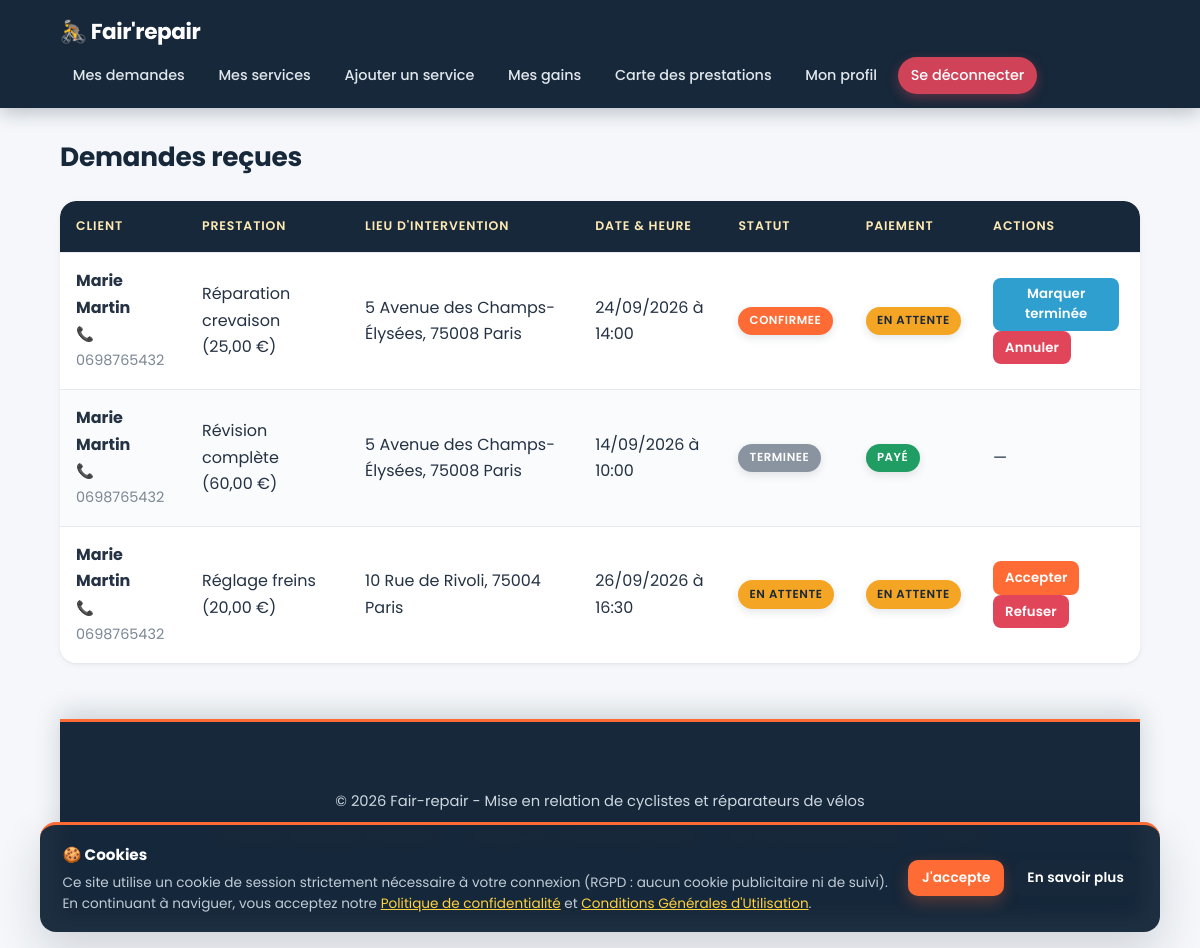
Page /mes_demandes.php (signed in) on the committed database.
### tables this page shows
CREATE TABLE `reservations` (
  `id` int unsigned NOT NULL AUTO_INCREMENT,
  `client_id` int unsigned NOT NULL,
  `service_id` int unsigned NOT NULL,
  `adresse` varchar(255) NOT NULL,
  `code_postal` varchar(10) NOT NULL,
  `ville` varchar(100) NOT NULL,
  `date_intervention` date NOT NULL,
  `heure_intervention` time NOT NULL,
  `type` enum('immediate','planifiee') NOT NULL DEFAULT 'planifiee',
  `statut` enum('en_attente','confirmee','annulee','terminee') NOT NULL DEFAULT 'en_attente',
  `montant` decimal(10,2) NOT NULL,
  `created_at` timestamp NULL DEFAULT CURRENT_TIMESTAMP,
  `updated_at` timestamp NULL DEFAULT CURRENT_TIMESTAMP ON UPDATE CURRENT_TIMESTAMP,
  PRIMARY KEY (`id`),
  KEY `idx_client` (`client_id`),
  KEY `idx_service` (`service_id`),
  KEY `idx_statut` (`statut`),
  CONSTRAINT `fk_reserv_client` FOREIGN KEY (`client_id`) REFERENCES `users` (`id`) ON DELETE CASCADE,
  CONSTRAINT `fk_reserv_service` FOREIGN KEY (`service_id`) REFERENCES `services` (`id`) ON DELETE CASCADE
);

CREATE TABLE `users` (
  `id` int unsigned NOT NULL AUTO_INCREMENT,
  `prenom` varchar(100) NOT NULL,
  `nom` varchar(100) NOT NULL,
  `adresse` varchar(255) NOT NULL,
  `code_postal` varchar(10) NOT NULL,
  `ville` varchar(100) NOT NULL,
  `email` varchar(190) NOT NULL,
  `telephone` varchar(20) NOT NULL,
  `mot_de_passe` varchar(255) NOT NULL,
  `reset_token` varchar(255) DEFAULT NULL,
  `reset_expires` datetime DEFAULT NULL,
  `role` enum('client','reparateur') NOT NULL DEFAULT 'client',
  `latitude` decimal(10,7) DEFAULT NULL,
  `longitude` decimal(10,7) DEFAULT NULL,
  `created_at` timestamp NULL DEFAULT CURRENT_TIMESTAMP,
  `updated_at` timestamp NULL DEFAULT CURRENT_TIMESTAMP ON UPDATE CURRENT_TIMESTAMP,
  PRIMARY KEY (`id`),
  UNIQUE KEY `email` (`email`),
  KEY `idx_role` (`role`),
  KEY `idx_ville` (`ville`)
);

CREATE TABLE `services` (
  `id` int unsigned NOT NULL AUTO_INCREMENT,
  `user_id` int unsigned NOT NULL,
  `titre` varchar(150) NOT NULL,
  `description` text NOT NULL,
  `tarif` decimal(10,2) NOT NULL,
  `rayon` int unsigned NOT NULL DEFAULT '10',
  `image` varchar(255) DEFAULT NULL,
  `created_at` timestamp NULL DEFAULT CURRENT_TIMESTAMP,
  `updated_at` timestamp NULL DEFAULT CURRENT_TIMESTAMP ON UPDATE CURRENT_TIMESTAMP,
  PRIMARY KEY (`id`),
  KEY `idx_user` (`user_id`),
  CONSTRAINT `fk_services_user` FOREIGN KEY (`user_id`) REFERENCES `users` (`id`) ON DELETE CASCADE
);

### mes_demandes.php (the view, shortened to what this page needs)
<?php
require_once 'db.php';
$reparateur_id = $_SESSION['user_id'];
$stmt = $pdo->prepare("
    SELECT r.*, s.titre, u.prenom AS client_prenom, u.nom AS client_nom, u.telephone AS client_tel,
           p.id AS paiement_id, p.statut AS paiement_statut
    FROM reservations r
    JOIN services s ON r.service_id = s.id
    JOIN users u ON r.client_id = u.id
    LEFT JOIN paiements p ON p.reservation_id = r.id
    WHERE s.user_id = ?
    ORDER BY r.created_at DESC
");
$stmt->execute([$reparateur_id]);
$demandes = $stmt->fetchAll();
require_once 'header.php';
?>
<div class="top-bar">
    <h1>Demandes reçues</h1>
</div>
<?php if (empty($demandes)): ?>
    <div class="empty-message">Aucune demande reçue pour le moment.</div>
<?php else: ?>
    <div class="table-wrap">
        <table>
            <thead>
                <tr>
                    <th>Client</th>
                    <th>Prestation</th>
                    <th>Lieu d'intervention</th>
                    <th>Date & Heure</th>
                    <th>Statut</th>
                    <th>Paiement</th>
                    <th>Actions</th>
                </tr>
            </thead>
            <tbody>
                <?php foreach ($demandes as $d): ?>
                    <tr>
                        <td>
                            <strong><?= htmlspecialchars($d['client_prenom'] . ' ' . $d['client_nom']) ?></strong><br>
                            <small class="muted">📞 <?= htmlspecialchars($d['client_tel']) ?></small>
                        </td>
                        <td><?= htmlspecialchars($d['titre']) ?> (<?= number_format($d['montant'], 2, ',', ' ') ?> €)</td>
                        <td><?= htmlspecialchars($d['adresse'] . ', ' . $d['code_postal'] . ' ' . $d['ville']) ?></td>
                        <td><?= date('d/m/Y', strtotime($d['date_intervention'])) ?> à <?= substr($d['heure_intervention'], 0, 5) ?></td>
                        <td><span class="badge st-<?= htmlspecialchars($d['statut']) ?>"><?= str_replace('_', ' ', htmlspecialchars($d['statut'])) ?></span></td>
                        <td>
                            <?php if ($d['paiement_statut']): ?>
                                <span class="badge st-<?= htmlspecialchars($d['paiement_statut']) ?>">
                                    <?= $d['paiement_statut'] === 'paye' ? 'Payé' : ($d['paiement_statut'] === 'rembourse' ? 'Remboursé' : 'En attente') ?>
                                </span>
                            <?php else: ?>
                                <span class="muted">—</span>
                            <?php endif; ?>
                        </td>
                        <td>
                            <form method="POST" class="form-inline">
                                <?php if ($d['statut'] === 'en_attente'): ?>
                                    <button type="submit" name="action" value="confirmer" class="btn btn-action btn-accept">Accepter</button>
                                    <button type="submit" name="action" value="annuler" class="btn btn-action btn-reject" onclick="return confirm('Refuser cette demande ?');">Refuser</button>
                                <?php elseif ($d['statut'] === 'confirmee'): ?>
                                    <button type="submit" name="action" value="terminer" class="btn btn-action btn-finish">Marquer terminée</button>
                                    <button type="submit" name="action" value="annuler" class="btn btn-action btn-reject" onclick="return confirm('Annuler cette demande ?');">Annuler</button>
                                <?php else: ?>
                                    —
                                <?php endif; ?>
                            </form>
                        </td>
                    </tr>
                <?php endforeach; ?>
            </tbody>
        </table>
    </div>
<?php endif; ?>
<?php require_once 'footer.php'; ?>

### style.css (style rules this page uses)
:root { --primary: #ff6b35; --primary-hover: #e8571f; --primary-soft: rgba(255, 107, 53, 0.12); --secondary: #16283a; --secondary-hover: #0e1c2b; --accent: #ffd23f; --bg-color: #f5f7fa; --card-bg: #ffffff; --text-color: #243244; --text-muted: #7b8794; --border-color: #e6eaef; --danger: #e0455a; --warning: #f5a524; --info: #2f9fd0; --success: #1f9d63; --gray: #8a94a0; --radius: 16px; --radius-sm: 10px; --shadow-sm: 0 1px 2px rgba(22, 40, 58, .05), 0 2px 6px rgba(22, 40, 58, .05); --shadow-md: 0 8px 22px rgba(22, 40, 58, .09); --shadow-lg: 0 20px 45px rgba(22, 40, 58, .16); --transition: .2s cubic-bezier(.4, 0, .2, 1); }
* { box-sizing: border-box; margin: 0; padding: 0; font-family: 'Poppins', 'Segoe UI', system-ui, -apple-system, sans-serif; }
html { scroll-behavior: smooth; }
body { background-color: var(--bg-color); color: var(--text-color); line-height: 1.65; -webkit-font-smoothing: antialiased; text-rendering: optimizeLegibility; }
h1, h2, h3, h4 { color: var(--secondary); font-weight: 600; line-height: 1.25; letter-spacing: -.01em; }
.top-bar { display: flex; justify-content: space-between; align-items: center; gap: 1rem; flex-wrap: wrap; margin-bottom: 1.75rem; }
.top-bar h1 { font-size: 1.65rem; font-weight: 700; }
.btn { display: inline-block; padding: .72rem 1.35rem; background-color: var(--primary); color: #fff; border: none; border-radius: var(--radius-sm); font-weight: 600; font-size: .95rem; letter-spacing: .01em; cursor: pointer; text-align: center; text-decoration: none; box-shadow: 0 6px 16px rgba(255, 107, 53, .28); transition: background var(--transition), transform var(--transition), box-shadow var(--transition); }
.btn-danger, .btn-reject, .btn-cancel { background-color: var(--danger); box-shadow: 0 6px 16px rgba(224, 69, 90, .26); }
.btn-accept { background-color: var(--primary); }
.btn-finish { background-color: var(--info); box-shadow: 0 6px 16px rgba(47, 159, 208, .26); }
.btn-action { border: none; padding: .42rem .75rem; border-radius: 8px; color: #fff; cursor: pointer; font-size: .83rem; font-weight: 600; margin-right: .3rem; box-shadow: none; transition: filter var(--transition), transform var(--transition); }
.form-inline { display: inline-block; }
.table-wrap { overflow-x: auto; border-radius: var(--radius); box-shadow: var(--shadow-sm); background: var(--card-bg); margin-bottom: 1.25rem; -webkit-overflow-scrolling: touch; }
table { width: 100%; border-collapse: collapse; background: var(--card-bg); border-radius: var(--radius); overflow: hidden; }
th, td { padding: .95rem 1rem; text-align: left; border-bottom: 1px solid var(--border-color); vertical-align: middle; }
th { background-color: var(--secondary); color: #ffe9b3; font-weight: 600; font-size: .78rem; text-transform: uppercase; letter-spacing: .07em; white-space: nowrap; }
tbody tr:nth-child(even) td { background-color: #fafbfc; }
tr:last-child td { border-bottom: none; }
.badge, .role-badge { display: inline-block; padding: .3rem .7rem; border-radius: 999px; font-size: .73rem; font-weight: 600; letter-spacing: .05em; text-transform: uppercase; color: #fff; white-space: nowrap; box-shadow: 0 3px 8px rgba(22, 40, 58, .12); }
.st-en_attente { background-color: var(--warning); color: var(--secondary); }
.st-confirmee { background-color: var(--primary); }
.st-terminee { background-color: var(--gray); }
.badge-paye, .st-paye { background-color: var(--success); }
.muted { color: var(--text-muted); font-size: .9rem; }

### rows in the picture
reservations: client.nom "Marie Martin", client.telephone "0698765432", service.titre "Réparation crevaison", montant "25,00", adresse+code_postal+ville "5 Avenue des Champs-Élysées, 75008 Paris", date_intervention "24/09/2026", heure_intervention "14:00", statut "CONFIRMEE", shows "EN ATTENTE", shows "Marquer terminée"
reservations: client.nom "Marie Martin", client.telephone "0698765432", service.titre "Révision complète", montant "60,00", adresse+code_postal+ville "5 Avenue des Champs-Élysées, 75008 Paris", date_intervention "14/09/2026", heure_intervention "10:00", statut "TERMINEE", shows "PAYÉ"
reservations: client.nom "Marie Martin", client.telephone "0698765432", service.titre "Réglage freins", montant "20,00", adresse+code_postal+ville "10 Rue de Rivoli, 75004 Paris", date_intervention "26/09/2026", heure_intervention "16:30", statut "EN ATTENTE", shows "Accepter"
